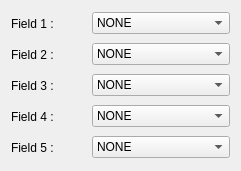
          <widget class="QWidget" name="layoutWidget17">
           <property name="geometry">
            <rect>
             <x>21</x>
             <y>41</y>
             <width>241</width>
             <height>151</height>
            </rect>
           </property>
           <layout class="QGridLayout" name="gridLayout_15">
            <property name="sizeConstraint">
             <enum>QLayout::SetDefaultConstraint</enum>
            </property>
            <item row="0" column="0">
             <widget class="QLabel" name="LabelField1">
              <property name="sizePolicy">
               <sizepolicy hsizetype="Fixed" vsizetype="Fixed">
                <horstretch>0</horstretch>
                <verstretch>0</verstretch>
               </sizepolicy>
              </property>
              <property name="minimumSize">
               <size>
                <width>75</width>
                <height>25</height>
               </size>
              </property>
              <property name="text">
               <string>Field 1 :</string>
              </property>
             </widget>
            </item>
            <item row="0" column="1">
             <widget class="QComboBox" name="ComField1">
              <item>
               <property name="text">
                <string>NONE</string>
               </property>
              </item>
              <item>
               <property name="text">
                <string>Value 1</string>
               </property>
              </item>
              <item>
               <property name="text">
                <string>Value 2</string>
               </property>
              </item>
              <item>
               <property name="text">
                <string>Value 3</string>
               </property>
              </item>
              <item>
               <property name="text">
                <string>Value 4</string>
               </property>
              </item>
              <item>
               <property name="text">
                <string>Value 5</string>
               </property>
              </item>
              <item>
               <property name="text">
                <string>Value 6</string>
               </property>
              </item>
              <item>
               <property name="text">
                <string>Value 7</string>
               </property>
              </item>
              <item>
               <property name="text">
                <string>Value 8</string>
               </property>
              </item>
              <item>
               <property name="text">
                <string>Value 9</string>
               </property>
              </item>
             </widget>
            </item>
            <item row="1" column="0">
             <widget class="QLabel" name="LabelField2">
              <property name="sizePolicy">
               <sizepolicy hsizetype="Fixed" vsizetype="Fixed">
                <horstretch>0</horstretch>
                <verstretch>0</verstretch>
               </sizepolicy>
              </property>
              <property name="minimumSize">
               <size>
                <width>75</width>
                <height>25</height>
               </size>
              </property>
              <property name="text">
               <string>Field 2 :</string>
              </property>
             </widget>
            </item>
            <item row="1" column="1">
             <widget class="QComboBox" name="ComField2">
              <item>
               <property name="text">
                <string>NONE</string>
               </property>
              </item>
              <item>
               <property name="text">
                <string>Value 1</string>
               </property>
              </item>
              <item>
               <property name="text">
                <string>Value 2</string>
               </property>
              </item>
              <item>
               <property name="text">
                <string>Value 3</string>
               </property>
              </item>
              <item>
               <property name="text">
                <string>Value 4</string>
               </property>
              </item>
              <item>
               <property name="text">
                <string>Value 5</string>
               </property>
              </item>
              <item>
               <property name="text">
                <string>Value 6</string>
               </property>
              </item>
              <item>
               <property name="text">
                <string>Value 7</string>
               </property>
              </item>
              <item>
               <property name="text">
                <string>Value 8</string>
               </property>
              </item>
              <item>
               <property name="text">
                <string>Value 9</string>
               </property>
              </item>
             </widget>
            </item>
            <item row="2" column="0">
             <widget class="QLabel" name="LabelField3">
              <property name="sizePolicy">
               <sizepolicy hsizetype="Fixed" vsizetype="Fixed">
                <horstretch>0</horstretch>
                <verstretch>0</verstretch>
               </sizepolicy>
              </property>
              <property name="minimumSize">
               <size>
                <width>75</width>
                <height>25</height>
               </size>
              </property>
              <property name="text">
               <string>Field 3 :</string>
              </property>
             </widget>
            </item>
            <item row="2" column="1">
             <widget class="QComboBox" name="ComField3">
              <item>
               <property name="text">
                <string>NONE</string>
               </property>
              </item>
              <item>
               <property name="text">
                <string>Value 1</string>
               </property>
              </item>
              <item>
               <property name="text">
                <string>Value 2</string>
               </property>
              </item>
              <item>
               <property name="text">
                <string>Value 3</string>
               </property>
              </item>
              <item>
               <property name="text">
                <string>Value 4</string>
               </property>
              </item>
              <item>
               <property name="text">
                <string>Value 5</string>
               </property>
              </item>
              <item>
               <property name="text">
                <string>Value 6</string>
               </property>
              </item>
              <item>
               <property name="text">
                <string>Value 7</string>
               </property>
              </item>
              <item>
               <property name="text">
                <string>Value 8</string>
               </property>
              </item>
              <item>
               <property name="text">
                <string>Value 9</string>
               </property>
              </item>
             </widget>
            </item>
            <item row="3" column="0">
             <widget class="QLabel" name="LabelField4">
              <property name="sizePolicy">
               <sizepolicy hsizetype="Fixed" vsizetype="Fixed">
                <horstretch>0</horstretch>
                <verstretch>0</verstretch>
               </sizepolicy>
              </property>
              <property name="minimumSize">
               <size>
                <width>75</width>
                <height>25</height>
               </size>
              </property>
              <property name="text">
               <string>Field 4 :</string>
              </property>
             </widget>
            </item>
            <item row="3" column="1">
             <widget class="QComboBox" name="ComField4">
              <item>
               <property name="text">
                <string>NONE</string>
               </property>
              </item>
              <item>
               <property name="text">
                <string>Value 1</string>
               </property>
              </item>
              <item>
               <property name="text">
                <string>Value 2</string>
               </property>
              </item>
              <item>
               <property name="text">
                <string>Value 3</string>
               </property>
              </item>
              <item>
               <property name="text">
                <string>Value 4</string>
               </property>
              </item>
              <item>
               <property name="text">
                <string>Value 5</string>
               </property>
              </item>
              <item>
               <property name="text">
                <string>Value 6</string>
               </property>
              </item>
              <item>
               <property name="text">
                <string>Value 7</string>
               </property>
              </item>
              <item>
               <property name="text">
                <string>Value 8</string>
               </property>
              </item>
              <item>
               <property name="text">
                <string>Value 9</string>
               </property>
              </item>
             </widget>
            </item>
            <item row="4" column="0">
             <widget class="QLabel" name="LabelField5">
              <property name="sizePolicy">
               <sizepolicy hsizetype="Fixed" vsizetype="Fixed">
                <horstretch>0</horstretch>
                <verstretch>0</verstretch>
               </sizepolicy>
              </property>
              <property name="minimumSize">
               <size>
                <width>75</width>
                <height>25</height>
               </size>
              </property>
              <property name="text">
               <string>Field 5 :</string>
              </property>
             </widget>
            </item>
            <item row="4" column="1">
             <widget class="QComboBox" name="ComField5">
              <item>
               <property name="text">
                <string>NONE</string>
               </property>
              </item>
              <item>
               <property name="text">
                <string>Value 1</string>
               </property>
              </item>
              <item>
               <property name="text">
                <string>Value 2</string>
               </property>
              </item>
              <item>
               <property name="text">
                <string>Value 3</string>
               </property>
              </item>
              <item>
               <property name="text">
                <string>Value 4</string>
               </property>
              </item>
              <item>
               <property name="text">
                <string>Value 5</string>
               </property>
              </item>
              <item>
               <property name="text">
                <string>Value 6</string>
               </property>
              </item>
              <item>
               <property name="text">
                <string>Value 7</string>
               </property>
              </item>
              <item>
               <property name="text">
                <string>Value 8</string>
               </property>
              </item>
              <item>
               <property name="text">
                <string>Value 9</string>
               </property>
              </item>
             </widget>
            </item>
           </layout>
          </widget>
